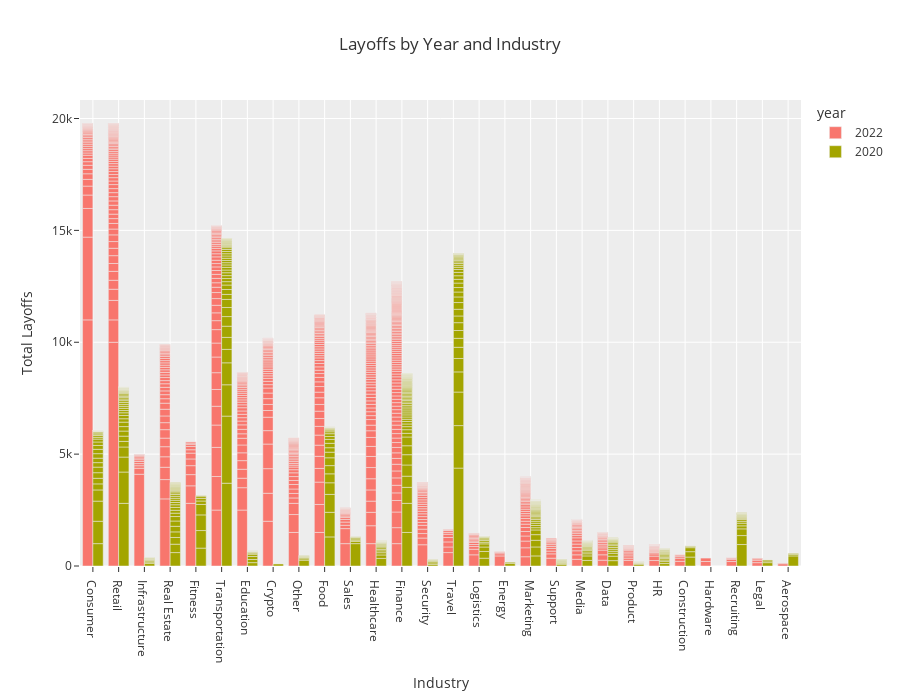

Notebook code cell kept with this figure:
### Code cell
# Look at 2020 compared to 2022



fig = px.bar(df_total[(df_total['year'] == '2020') | (df_total['year'] == '2022')].sort_values(by=['total_laid_off'],
             ascending=False), 
             x="industry",
             y="total_laid_off",
             color='year', barmode='group',
             height=700,
             template = 'ggplot2',
             title="Layoffs by Year and Industry",
             labels={'industry': 'Industry', 'total_laid_off':'Total Layoffs'})
fig.update_layout(title_x=0.5)
fig.show()

### Figure 1 — Plotly figure (JSON) as saved in the notebook; plotly's stock layout.template omitted (floating-point values rounded to 4 significant figures; data arrays with more than 128 entries replaced by an {"elided": "..."} marker saying what was removed)
{"data": [{"alignmentgroup": "True", "hovertemplate": "year=2022<br>Industry=%{x}<br>Total Layoffs=%{y}<extra></extra>", "legendgroup": "2022", "marker": {"color": "#F8766D", "pattern": {"shape": ""}}, "name": "2022", "offsetgroup": "2022", "orientation": "v", "showlegend": true, "textposition": "auto", "type": "bar", "x": {"elided": "808 str values"}, "xaxis": "x", "y": {"elided": "808 float values"}, "yaxis": "y"}, {"alignmentgroup": "True", "hovertemplate": "year=2020<br>Industry=%{x}<br>Total Layoffs=%{y}<extra></extra>", "legendgroup": "2020", "marker": {"color": "#A3A500", "pattern": {"shape": ""}}, "name": "2020", "offsetgroup": "2020", "orientation": "v", "showlegend": true, "textposition": "auto", "type": "bar", "x": {"elided": "476 str values"}, "xaxis": "x", "y": {"elided": "476 float values"}, "yaxis": "y"}], "layout": {"barmode": "group", "height": 700, "legend": {"title": {"text": "year"}, "tracegroupgap": 0}, "title": {"text": "Layoffs by Year and Industry", "x": 0.5}, "xaxis": {"anchor": "y", "domain": [0, 1], "title": {"text": "Industry"}}, "yaxis": {"anchor": "x", "domain": [0, 1], "title": {"text": "Total Layoffs"}}}}
